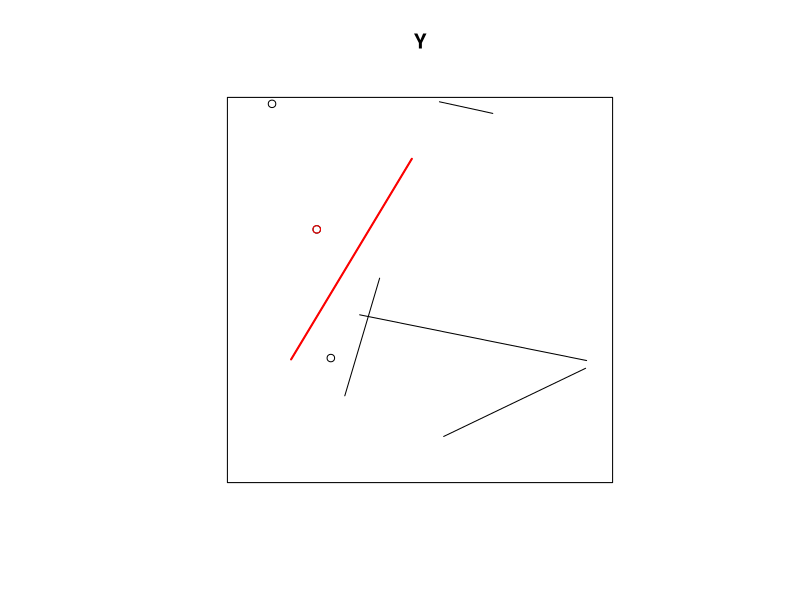

The R script that drew this image:
library(spatstat)


### Name: nearestsegment
### Title: Find Line Segment Nearest to Each Point
### Aliases: nearestsegment
### Keywords: spatial math

### ** Examples

  X <- runifpoint(3)
  Y <- as.psp(matrix(runif(20), 5, 4), window=owin())
  v <- nearestsegment(X,Y)
  plot(Y)
  plot(X, add=TRUE)
  plot(X[1], add=TRUE, col="red")
  plot(Y[v[1]], add=TRUE, lwd=2, col="red") 
